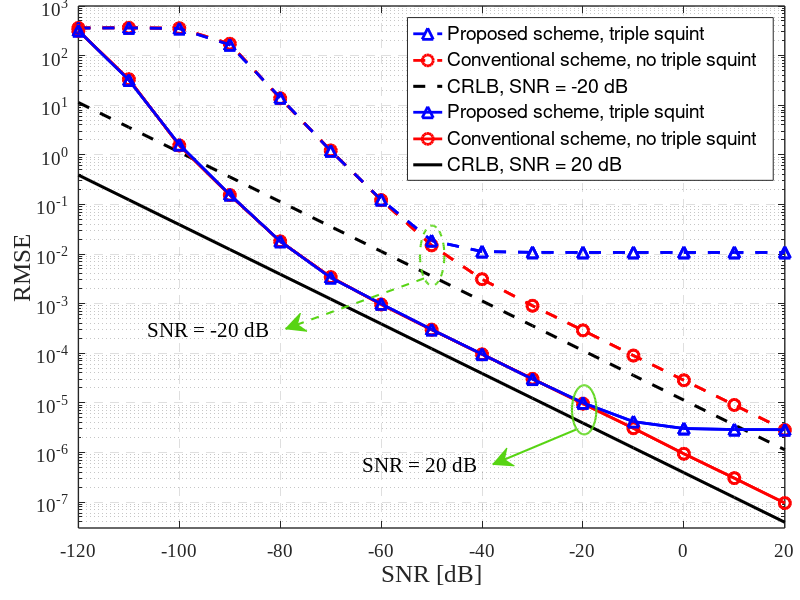

Here is the MATLAB script that generated this plot:
clear, clc

load('Z1_Save_Delay_CRB_v0_BD_V1_1');
RMSE_Delay_set_00 = sqrt(MSE_Delay_set_0(:,1));
RMSE_Delay_set_01 = sqrt(MSE_Delay_set_1(:,1));
RCRB_Delay_set_0 = sqrt(CRB_Delay_set(:,1));
load('Z1_Save_Delay_CRB_v0_BD_V2_1');
RMSE_Delay_set_10 = sqrt(MSE_Delay_set_0(:,2));
RMSE_Delay_set_11 = sqrt(MSE_Delay_set_1(:,2));
RCRB_Delay_set_1 = sqrt(CRB_Delay_set(:,2));

MarkerSize = 8;
LineWidth = 2;
Fontsize = 14;

%%
figure
semilogy(SNR_dBs,RMSE_Delay_set_01,'--b^','LineWidth',LineWidth,'MarkerSize',MarkerSize); hold on; grid on;
semilogy(SNR_dBs,RMSE_Delay_set_00,'--ro','LineWidth',LineWidth,'MarkerSize',MarkerSize);
semilogy(SNR_dBs,RCRB_Delay_set_0,'--k','LineWidth',LineWidth+0.2);
semilogy(SNR_dBs,RMSE_Delay_set_11,'-b^','LineWidth',LineWidth,'MarkerSize',MarkerSize);
semilogy(SNR_dBs,RMSE_Delay_set_10,'-ro','LineWidth',LineWidth,'MarkerSize',MarkerSize);
semilogy(SNR_dBs,RCRB_Delay_set_1,'-k','LineWidth',LineWidth+0.2);
semilogy(SNR_dBs,RMSE_Delay_set_00,'--ro','LineWidth',LineWidth,'MarkerSize',MarkerSize);
semilogy(SNR_dBs,RMSE_Delay_set_01,'--b^','LineWidth',LineWidth,'MarkerSize',MarkerSize);
semilogy(SNR_dBs,RMSE_Delay_set_10,'-ro','LineWidth',LineWidth,'MarkerSize',MarkerSize);
semilogy(SNR_dBs,RMSE_Delay_set_11,'-b^','LineWidth',LineWidth,'MarkerSize',MarkerSize);
axis([-120 20 3e-8 1e3])
set(gca, 'GridLineStyle', '--','FontSize',Fontsize, 'linewidth',1.0,'Fontname','Times New Roman');
xlabel('SNR [dB]','Fontsize',18); ylabel('RMSE','Fontsize',18)
set(gcf, 'position', [600 250 700 500]);
set(gca,'position',[0.098 0.12 0.883 0.87])
axis normal;
h1 = legend('Proposed scheme, triple squint','Conventional scheme, no triple squint','CRLB, SNR = -20 dB',...
    'Proposed scheme, triple squint','Conventional scheme, no triple squint','CRLB, SNR = 20 dB','Location','northeast');
set(h1,'Fontsize',Fontsize); % legend('boxoff')
text(-106.3848, 0.000316536,'SNR = -20 dB','color','k','FontSize',15,'Fontname','Times New Roman')
annotation('arrow',[0.53 0.357],[0.536 0.452],'Color',[0.34 0.83 0.0745],'LineWidth',1.5,'LineStyle','--');
annotation('ellipse',[0.525 0.524 0.03043 0.1],'Color',[0.34 0.83 0.0745],'LineWidth',1.5,'LineStyle','--');
text(-63.701, 6.0968e-07,'SNR = 20 dB','color','k','FontSize',15,'Fontname','Times New Roman')
annotation('arrow',[0.72 0.616],[0.284 0.226],'Color',[0.34 0.83 0.0745],'LineWidth',1.5,'LineStyle','-');
annotation('ellipse',[0.715 0.276 0.03043 0.082],'Color',[0.34 0.83 0.0745],'LineWidth',1.5,'LineStyle','-');
